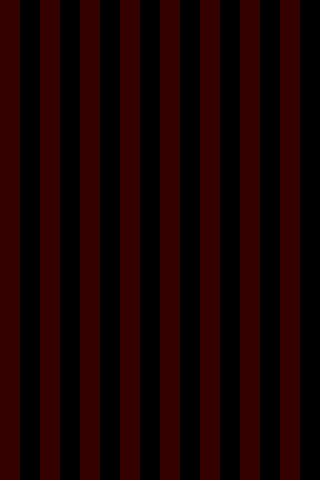

Below is a game level as drawn by its tile map, then a one-line description and the .tmx that defines it (tile-layer data replaced by summaries):
An orthogonal 32x48 tile map with 10x10 px tiles, 1 tile layer (Tile Layer 1) and 72 objects.

<map version="1.0" orientation="orthogonal" renderorder="right-down" width="32" height="48" tilewidth="10" tileheight="10" nextobjectid="76">
 <properties>
  <property name="hazard_type" value="bunker" />
  <property name="par" value="3" />
  <property name="target_x" value="13" />
  <property name="target_y" value="6" />
  <property name="tee_x" value="16" />
  <property name="tee_y" value="46" />
  <property name="yards" value="210" />
 </properties>
 <tileset firstgid="1" name="tiles" tilewidth="10" tileheight="10" tilecount="1">
  <image source="tiles.png" width="10" height="10" />
 </tileset>
 <layer name="Tile Layer 1" width="32" height="48" opacity="0.23">
  <data>[1536 cells, 768 non-empty, 1 distinct tile ids]</data>
 </layer>
 <objectgroup name="quads">
  <object id="1" x="119" y="168.667" width="79.6667" height="50.6667">
   <properties>
    <property name="type" value="bunker" />
   </properties>
  </object>
  <object id="2" x="98.3333" y="120" width="119.667" height="50">
   <properties>
    <property name="type" value="bunker" />
   </properties>
  </object>
  <object id="19" x="120.667" y="420.667" width="78" height="78.6667">
   <properties>
    <property name="type" value="fairway" />
   </properties>
  </object>
  <object id="20" x="140.5" y="361" width="39.5" height="64">
   <properties>
    <property name="type" value="fairway" />
   </properties>
  </object>
  <object id="22" x="60" y="51" width="20" height="49.5">
   <properties>
    <property name="type" value="bunker" />
   </properties>
  </object>
  <object id="23" x="240.5" y="50.75" width="20" height="49.5">
   <properties>
    <property name="type" value="bunker" />
   </properties>
  </object>
  <object id="42" x="98.5" y="30.5" width="122" height="69.5">
   <properties>
    <property name="type" value="green" />
   </properties>
  </object>
  <object id="73" x="120" y="300.5" width="59.5" height="29">
   <properties>
    <property name="type" value="bunker" />
   </properties>
  </object>
  <object id="74" x="140.5" y="271.5" width="59.5" height="31">
   <properties>
    <property name="type" value="bunker" />
   </properties>
  </object>
  <object id="75" x="120" y="241" width="60" height="32.5">
   <properties>
    <property name="type" value="bunker" />
   </properties>
  </object>
 </objectgroup>
 <objectgroup color="#ffaa00" name="triangles">
  <object id="3" x="197" y="168.667" width="21.3333" height="50.6667">
   <properties>
    <property name="omit" value="2" />
    <property name="type" value="bunker" />
   </properties>
  </object>
  <object id="4" x="98.3333" y="168.333" width="22.3333" height="50.6667">
   <properties>
    <property name="omit" value="1" />
    <property name="type" value="bunker" />
   </properties>
  </object>
 </objectgroup>
 <objectgroup name="waypoints" visible="0">
  <object id="72" x="100.5" y="410" width="118.5" height="79.5">
   <properties>
    <property name="id" value="0" />
    <property name="wpx" value="0" />
    <property name="wpy" value="0" />
   </properties>
  </object>
 </objectgroup>
 <objectgroup name="trees">
  <object id="5" x="179" y="99.3333" width="9.33333" height="9.66667" />
  <object id="6" x="289.333" y="185.667" width="9.33333" height="9.66667" />
  <object id="7" x="164.333" y="105.167" width="9.33333" height="9.66667" />
  <object id="8" x="147.667" y="103.5" width="9.33333" height="9.66667" />
  <object id="9" x="32" y="272.333" width="9.33333" height="9.66667" />
  <object id="10" x="123" y="99.8333" width="9.33333" height="9.66667" />
  <object id="11" x="54.3333" y="202.667" width="9.33333" height="9.66667" />
  <object id="12" x="279.667" y="221.667" width="9.33333" height="9.66667" />
  <object id="13" x="27.5" y="189.5" width="9.33333" height="9.66667" />
  <object id="14" x="90.6667" y="102.167" width="9.33333" height="9.66667" />
  <object id="15" x="16.1667" y="240" width="9.33333" height="9.66667" />
  <object id="16" x="249" y="157.333" width="9.33333" height="9.66667" />
  <object id="17" x="218" y="101.167" width="9.33333" height="9.66667" />
  <object id="18" x="219" y="120.833" width="9.33333" height="9.66667" />
  <object id="25" x="26.8333" y="67.1667" width="9.33333" height="9.66667" />
  <object id="26" x="37.8333" y="40.1667" width="9.33333" height="9.66667" />
  <object id="27" x="71.3333" y="32.6667" width="9.33333" height="9.66667" />
  <object id="28" x="114.333" y="21.6667" width="9.33333" height="9.66667" />
  <object id="29" x="150.833" y="27.6667" width="9.33333" height="9.66667" />
  <object id="30" x="186.333" y="25.1667" width="9.33333" height="9.66667" />
  <object id="31" x="232.333" y="33.6667" width="9.33333" height="9.66667" />
  <object id="32" x="267.333" y="55.1667" width="9.33333" height="9.66667" />
  <object id="33" x="256.833" y="26.6667" width="9.33333" height="9.66667" />
  <object id="35" x="270.333" y="74.1667" width="9.33333" height="9.66667" />
  <object id="36" x="250.833" y="119.167" width="9.33333" height="9.66667" />
  <object id="37" x="265.833" y="111.167" width="9.33333" height="9.66667" />
  <object id="38" x="55.8333" y="115.667" width="9.33333" height="9.66667" />
  <object id="39" x="50.8333" y="145.167" width="9.33333" height="9.66667" />
  <object id="40" x="38.8333" y="115.667" width="9.33333" height="9.66667" />
  <object id="41" x="54.3333" y="19.1667" width="9.33333" height="9.66667" />
  <object id="43" x="211.833" y="29.6667" width="9.33333" height="9.66667" />
  <object id="44" x="246.333" y="185.167" width="9.33333" height="9.66667" />
  <object id="45" x="91.3333" y="51.1667" width="9.33333" height="9.66667" />
  <object id="46" x="111.333" y="398.667" width="9.33333" height="9.66667" />
  <object id="47" x="123.333" y="347.167" width="9.33333" height="9.66667" />
  <object id="48" x="90.3333" y="270.667" width="9.33333" height="9.66667" />
  <object id="49" x="96.3333" y="251.167" width="9.33333" height="9.66667" />
  <object id="50" x="116.833" y="281.167" width="9.33333" height="9.66667" />
  <object id="51" x="84.8333" y="289.667" width="9.33333" height="9.66667" />
  <object id="52" x="79.3333" y="321.667" width="9.33333" height="9.66667" />
  <object id="53" x="64.3333" y="310.167" width="9.33333" height="9.66667" />
  <object id="54" x="83.3333" y="342.167" width="9.33333" height="9.66667" />
  <object id="55" x="105.833" y="368.167" width="9.33333" height="9.66667" />
  <object id="56" x="95.8333" y="340.167" width="9.33333" height="9.66667" />
  <object id="57" x="82.8333" y="382.167" width="9.33333" height="9.66667" />
  <object id="58" x="104.833" y="432.167" width="9.33333" height="9.66667" />
  <object id="59" x="214.333" y="355.667" width="9.33333" height="9.66667" />
  <object id="60" x="228.833" y="209.167" width="9.33333" height="9.66667" />
  <object id="61" x="253.333" y="240.667" width="9.33333" height="9.66667" />
  <object id="62" x="218.333" y="265.167" width="9.33333" height="9.66667" />
  <object id="63" x="225.333" y="245.167" width="9.33333" height="9.66667" />
  <object id="64" x="221.833" y="284.167" width="9.33333" height="9.66667" />
  <object id="65" x="251.333" y="284.167" width="9.33333" height="9.66667" />
  <object id="66" x="227.833" y="317.167" width="9.33333" height="9.66667" />
  <object id="67" x="171.833" y="340.667" width="9.33333" height="9.66667" />
  <object id="68" x="206.333" y="410.667" width="9.33333" height="9.66667" />
  <object id="69" x="180.333" y="404.667" width="9.33333" height="9.66667" />
  <object id="70" x="194.333" y="380.167" width="9.33333" height="9.66667" />
  <object id="71" x="157.833" y="331.667" width="9.33333" height="9.66667" />
 </objectgroup>
</map>
